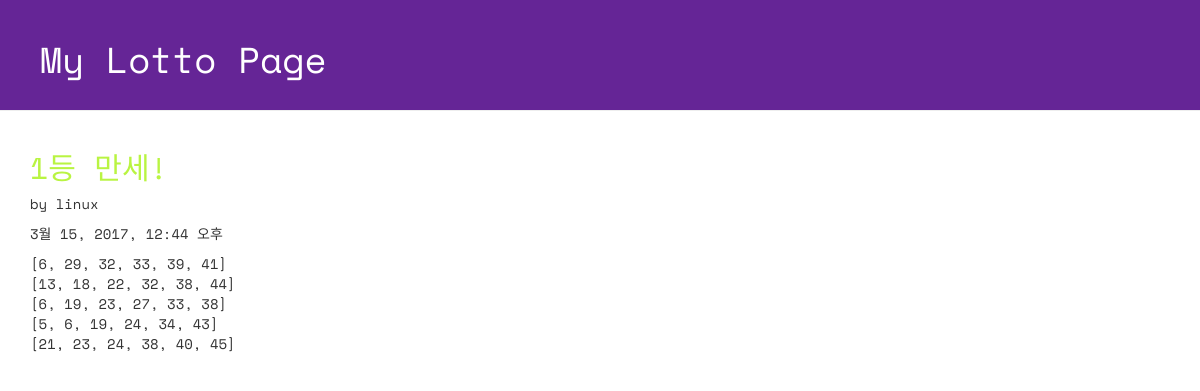
Screenshot of /lotto/1/detail/ with the database file from the repository.
### lotto/models.py (models this page shows, shortened)
class GuessNumbers(models.Model):
    name = models.CharField(max_length = 24)
    lottos = models.CharField(max_length = 255, default = '[1,2,3,4,5,6]')
    text = models.CharField(max_length = 255)
    num_lotto = models.IntegerField(default = 5)
    update_date = models.DateTimeField()

### lotto/views.py (the view)
# urls.py: url(r'^lotto/(?P<lottokey>[0-9]+)/detail/$', views.detail, name='detail'),
def detail(request, lottokey):
    lotto = GuessNumbers.objects.get(pk = lottokey)
    return render(request, "./lotto/detail.html", {"lotto": lotto})

### lotto/templates/lotto/detail.html (shortened to what this page needs)
<!DOCTYPE html>
{% load staticfiles %}
<html lang="ko">
<head>
  <link rel="stylesheet" href="//maxcdn.bootstrapcdn.com/bootstrap/3.2.0/css/bootstrap.min.css">
  <link rel="stylesheet" href="//maxcdn.bootstrapcdn.com/bootstrap/3.2.0/css/bootstrap-theme.min.css">
  <link rel="stylesheet" href="{% static 'css/lotto.css'%}">
</head>
<body>
  <div class="page-header">
  <h1>My Lotto Page</h1>
  </div>
  <div class="container lotto">
    <h2>{{lotto.text}}</h2>
    <p> by {{lotto.name}}</p>
    <p> {{lotto.update_date}}</p>
    <p> {{lotto.lottos|linebreaksbr}}</p>
  </div>
</body>
</html>

### lotto/static/css/lotto.css (style rules this page uses)
.page-header { background-color: #652596; margin-top: 0; padding: 20px 20px 20px 40px; font-family: 'Space Mono', monospace; }
.page-header h1 { color: #FFFFFF; }
.container { font-family: 'Space Mono', monospace; }
.container h2 { color: #b9f442; }

### rows the page displays
GuessNumbers: text "1등 만세!", name "linux", update_date "3월 15, 2017, 12:44 오후", lottos "[6, 29, 32, 33, 39, 41] [13, 18, 22, 32, 38, 44] [6, 19, 23, 27, 33, 38] [5, 6, 19, 24, 34, 43] [21, 23, 24, 38, 40, 45]"
